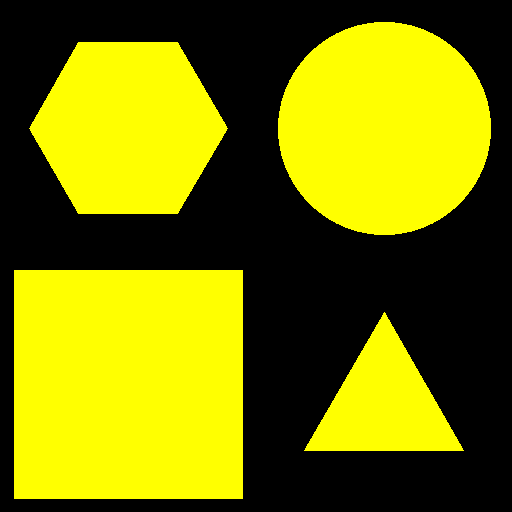
#> input picture misc-lets-play-a-game/test.png, 512 x 512 px
$ python -i solve.py   (imports and definitions only)
#> lines starting #> are read from the running program, lines starting #| are printed output that depends on the picture; after the words box and inside, x2 and y2 are one past the last pixel; in counts of white or black regions, pixels touching at a corner belong together
#> further down, picture is the input picture: shape (512, 512, 3); mean B, G, R 0, 121.5, 121.5
from pwn import *
import cv2
import numpy as np
from matplotlib import pyplot as plt
import base64
import re
from webcolors import rgb_to_name

def GetShapes(img):
    # converting image into grayscale image
    gray = cv2.cvtColor(img, cv2.COLOR_BGR2GRAY)
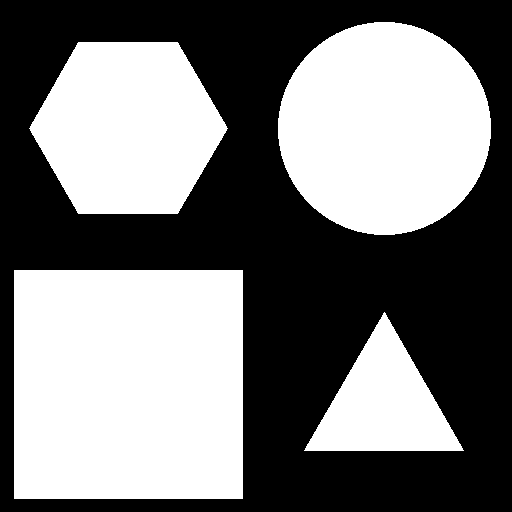
#> gray: shape (512, 512); values 0 (black) and 226 (white), 47.6% white; 4 white regions

    # setting threshold of gray image
    # _, threshold = cv2.threshold(gray, 50, 255, cv2.THRESH_BINARY)

    # using a findContours() function
    contours, _ = cv2.findContours(
        gray, cv2.RETR_TREE, cv2.CHAIN_APPROX_SIMPLE)
#> contours = 4 contours; box (x1, y1, x2, y2) and area: (14, 270, 243, 499) 51984, (278, 22, 491, 235) 35296, (29, 42, 228, 214) 25393, (304, 312, 464, 451) 10970

    i = 0

    shapes = []

    # list for storing names of shapes
    for contour in contours:
        # cv2.approxPloyDP() function to approximate the shape
        approx = cv2.approxPolyDP(contour, 0.01 * cv2.arcLength(contour, True), True)

        # using drawContours() function
        cv2.drawContours(img, [contour], 0, (0, 0, 255), 5)

        # finding center point of shape
        M = cv2.moments(contour)
        if M['m00'] != 0.0:
            x = int(M['m10']/M['m00'])
            y = int(M['m01']/M['m00'])
            r = img[y, x, 2]
            g = img[y, x, 1]
            b = img[y, x, 0]

            named_color = rgb_to_name((r, g, b), spec='css3')
            # named_color = ""

        # putting shape name at center of each shape
        if len(approx) == 3:
            cv2.putText(img, 'Triangle', (x, y), cv2.FONT_HERSHEY_SIMPLEX, 0.6, (255, 255, 255), 2)
            shapes.append(["triangle", (x, y), PosToString((x,y)), named_color, (r, g, b)])

        elif len(approx) == 4:
            cv2.putText(img, 'Quadrilateral', (x, y), cv2.FONT_HERSHEY_SIMPLEX, 0.6, (255, 255, 255), 2)
            shapes.append(["rectangle", (x, y), PosToString((x,y)), named_color, (r, g, b)])

        elif len(approx) == 5:
            cv2.putText(img, 'Pentagon', (x, y), cv2.FONT_HERSHEY_SIMPLEX, 0.6, (255, 255, 255), 2)
            shapes.append(["pentagon", (x, y), PosToString((x,y)), named_color, (r, g, b)])

        elif len(approx) == 6:
            cv2.putText(img, 'Hexagon', (x, y), cv2.FONT_HERSHEY_SIMPLEX, 0.6, (255, 255, 255), 2)
            shapes.append(["hexagon", (x, y), PosToString((x,y)), named_color, (r, g, b)])

        else:
            cv2.putText(img, 'circle', (x, y), cv2.FONT_HERSHEY_SIMPLEX, 0.6, (255, 255, 255), 2)
            shapes.append(["circle", (x, y), PosToString((x,y)), named_color, (r, g, b)])
#> this loop made 4 passes
#> approx on passes 1 to 2: [[384, 312], [304, 450], [463, 450]], [[14, 270], [14, 498], [242, 498], [242, 270]]
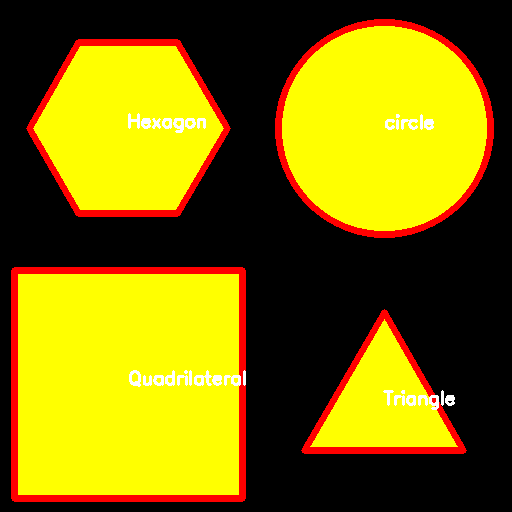
#> img: shape (512, 512, 3); 7.63% of pixels changed, all inside (x1, y1, x2, y2) = (11, 19, 494, 502)
#> after the loop, shapes = [['triangle', (383, 404), 'se', 'yellow', (255, 255, 0)], ['rectangle', (128, 384), 'sw', 'yellow', (255, 255, 0)], ['hexagon', (127, 127), 'nw', 'yellow', (255, 255, 0)], ['circle', (384, 128), 'ne', 'yellow', (255, 255, 0)]]

    return shapes


def PosToString(pos):
    x, y = pos

    s = ""

    if (y < 256):
        s += "n"
    else:
        s += "s"

    if (x < 256):
        s += "w"
    else:
        s += "e"

    return s


# [1 line that did not run here, left out]

# [2 lines not run here, left out]
cnt = 0

# [40 lines not run here, left out]

>>> import cv2
>>> picture = cv2.imread('test.png')
>>> result = GetShapes(picture)
#> result has the same summary as shapes in GetShapes
